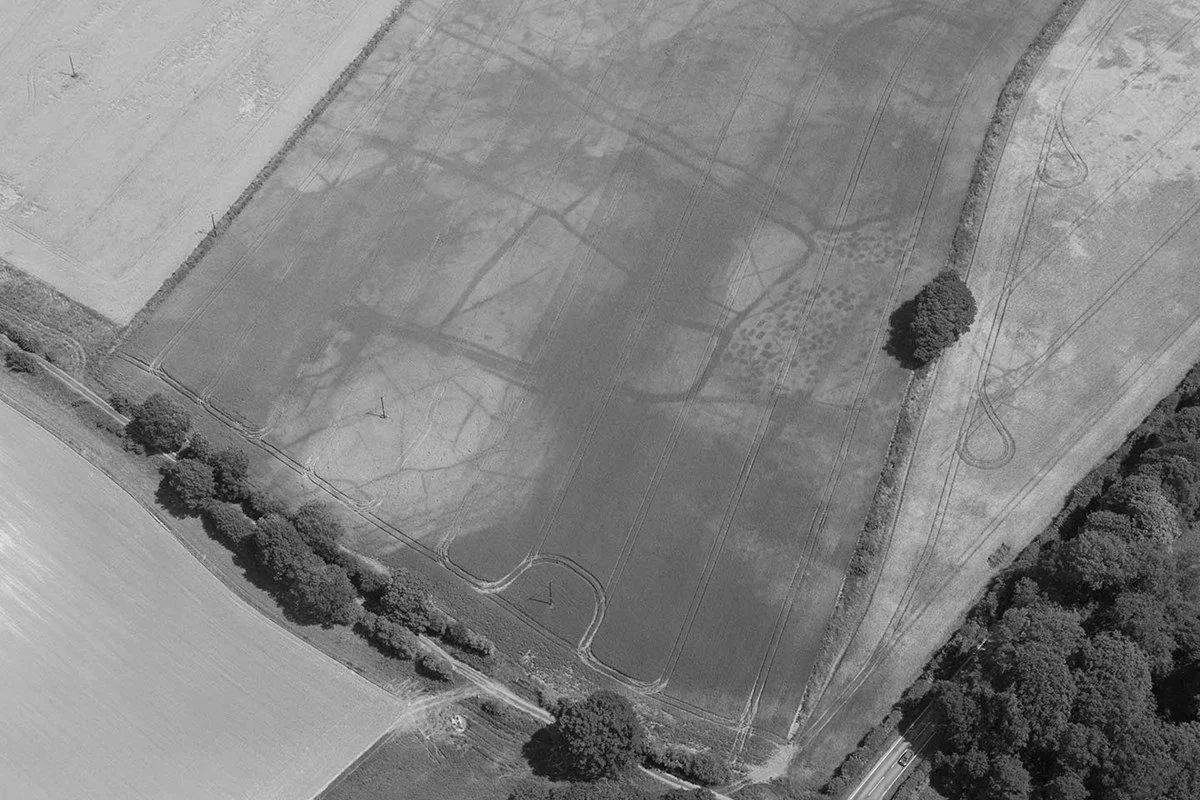
#> input picture Greyscaled/SampleThree.png, 1200 x 800 px, found by its file name; the run also reads 1 picture not shown here
$ python Scharr.py
#> lines starting #> are read from the running program, lines starting #| are printed output that depends on the picture
import cv2
from cv2 import GaussianBlur
from cv2 import medianBlur
from matplotlib.pyplot import yticks
import numpy as np
import matplotlib.pyplot as plt

img0 = cv2.imread("Greyscaled/SampleThree.png")
#> img0 is the input picture: shape (800, 1200, 3); min 1, max 243, mean 131.2
img1 = cv2.imread("Histogram Equalized.jpg")
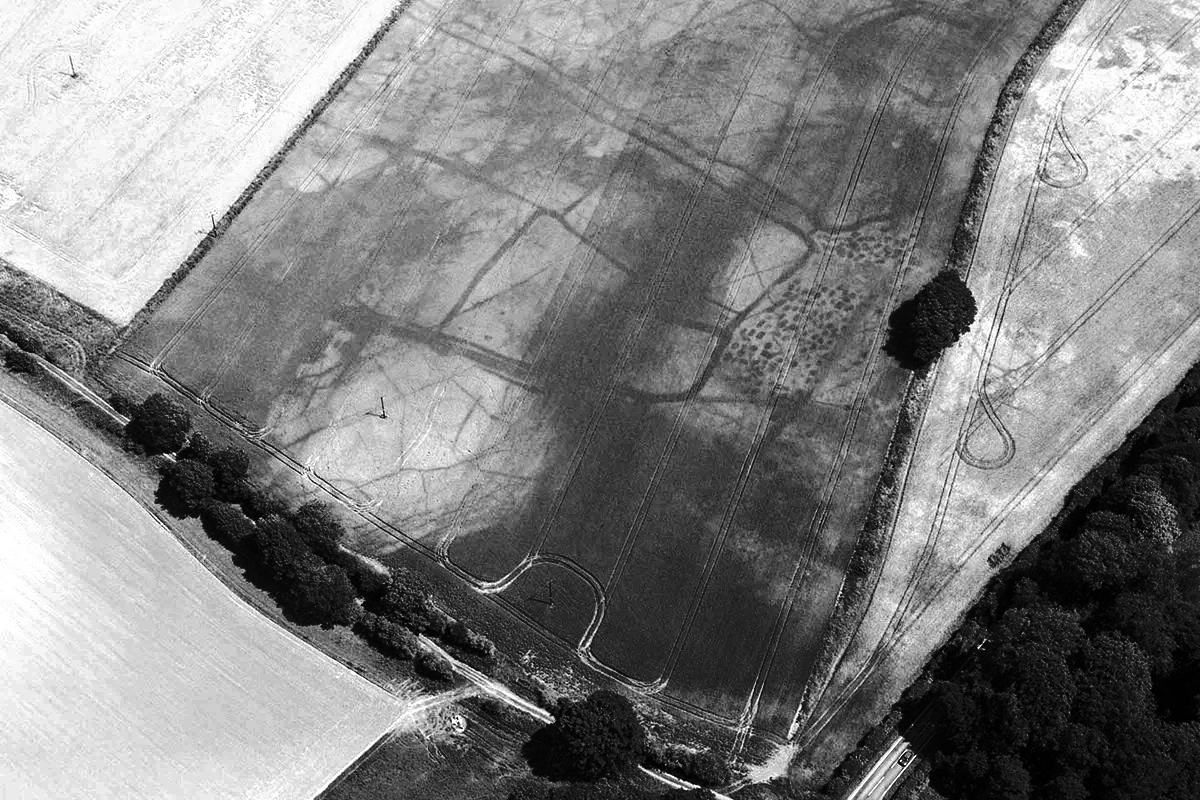
#> input picture Histogram Equalized.jpg, 1200 x 800 px, found by its file name
#> img1 is the input picture: shape (800, 1200, 3); min 0, max 255, mean 129.6
img2 = cv2.imread("SingContrast 0.2.jpg")
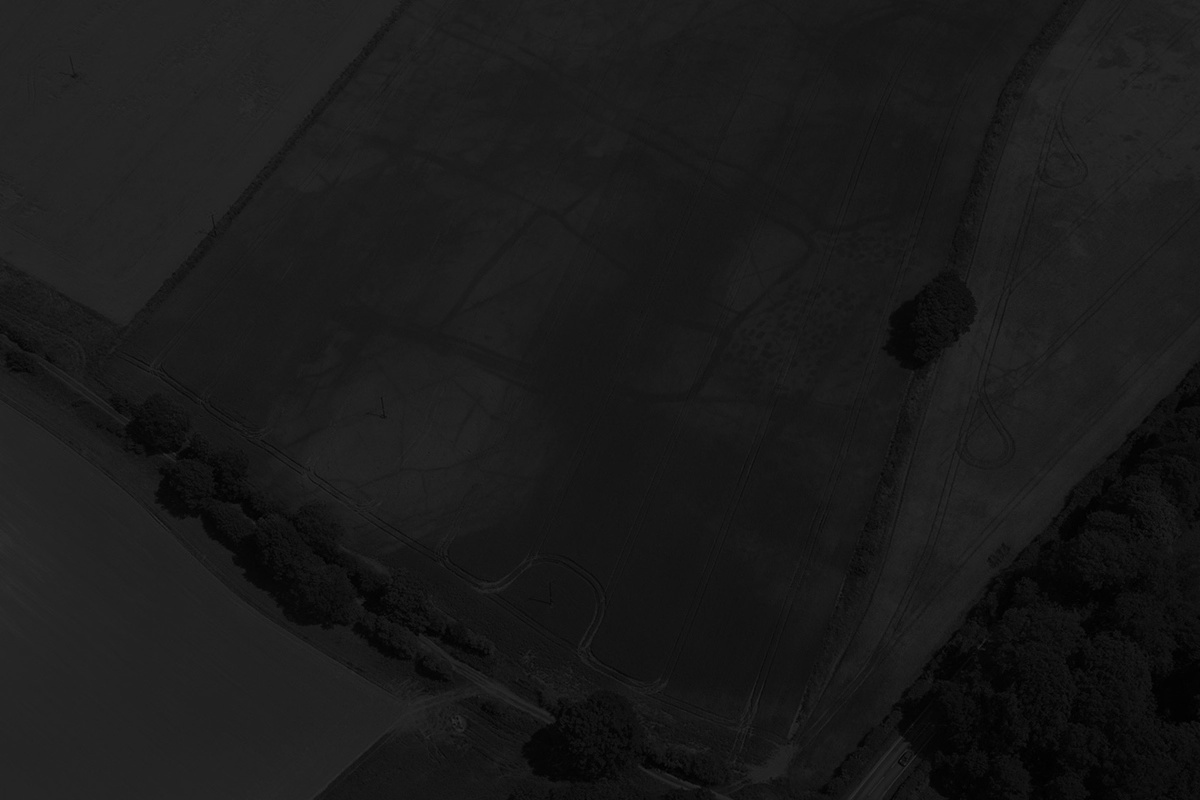
#> input picture SingContrast 0.2.jpg, 1200 x 800 px, found by its file name
#> img2 is the input picture: shape (800, 1200, 3); min 0, max 48, mean 26.2
img3 = cv2.imread("Degraded Images/Sample One Blurr.jpeg")
Scharrx = np.array([[-3,0,3],[-10,0,10],[-3,0,3]])

Scharry = np.array([[3, 10, 3],[0,0,0],[-3,10,-3]])

edge_p1 = cv2.filter2D(img1,-1, Scharrx)+ cv2.filter2D(img1,-1, Scharry)
edge_p2 = cv2.filter2D(img2,-1, Scharrx) + cv2.filter2D(img2,-1, Scharry)
edge_p3 = cv2.filter2D(img3,-1, Scharrx)+ cv2.filter2D(img3,-1, Scharry)
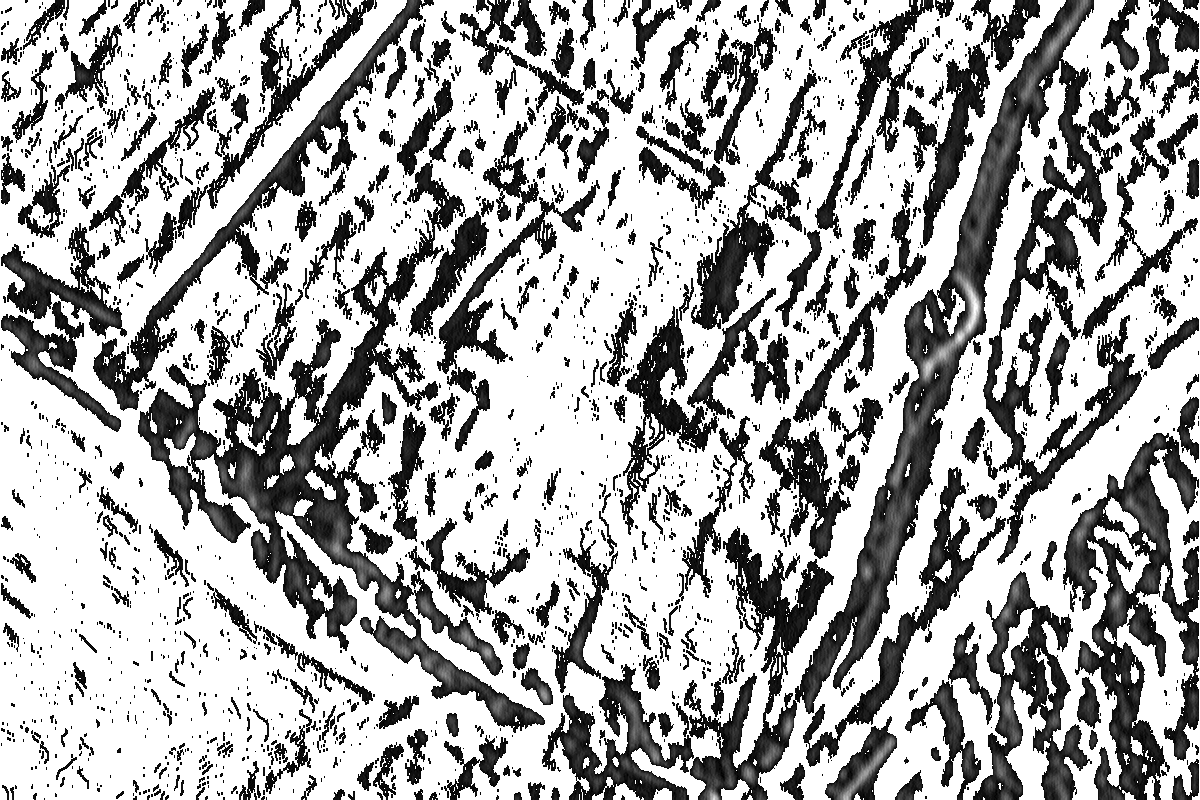
#> edge_p3: shape (800, 1200, 3); min 2, max 255, mean 172
edge_p4 = cv2.filter2D(img0,-1, Scharrx)+ cv2.filter2D(img0,-1, Scharry)
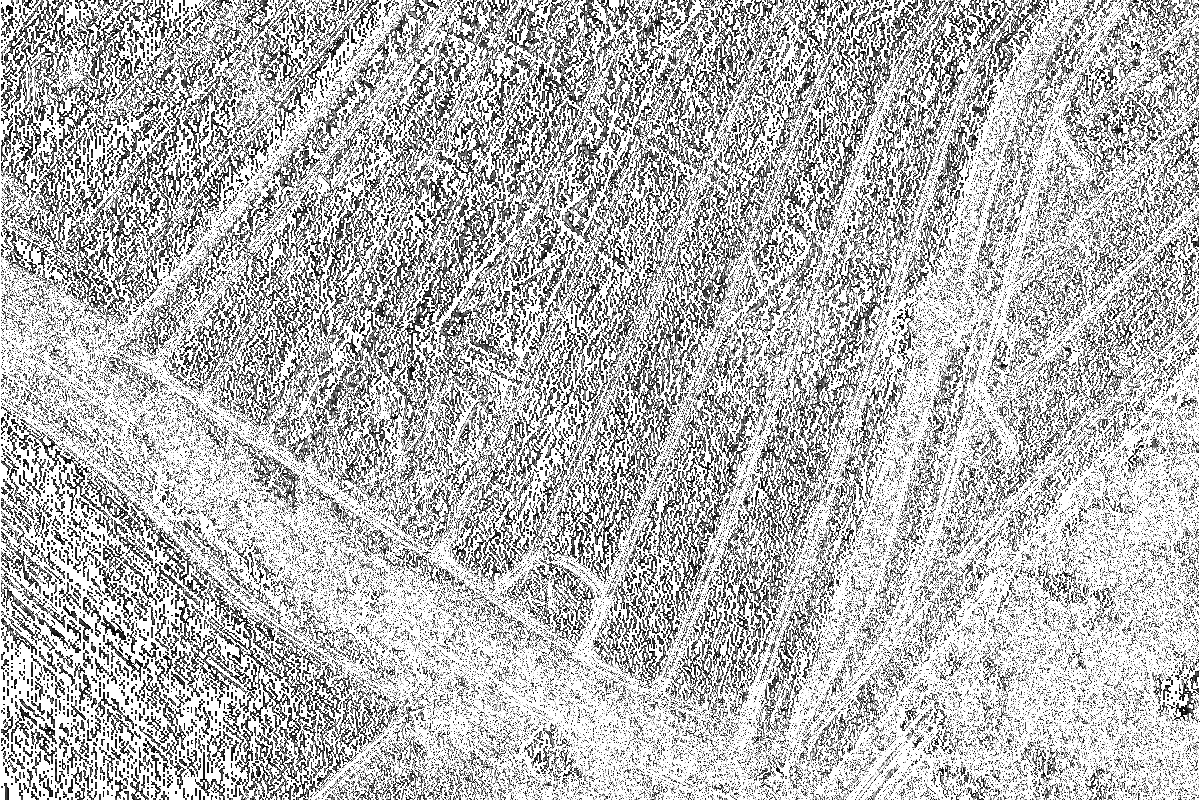
#> edge_p4: shape (800, 1200, 3); min 0, max 255, mean 182.5

titles = ["Original","Histogram Equalized","Contrast Dark","Median Filtered"]

images = [edge_p4,edge_p1,edge_p2, edge_p3]
for i in range(4):
    plt.subplot(2,2,i+1)
    plt.imshow(images[i])
    plt.title(titles[i])
    plt.xticks([])
    plt.yticks([])

plt.show()

cv2.waitKey()
cv2.destroyAllWindows()
